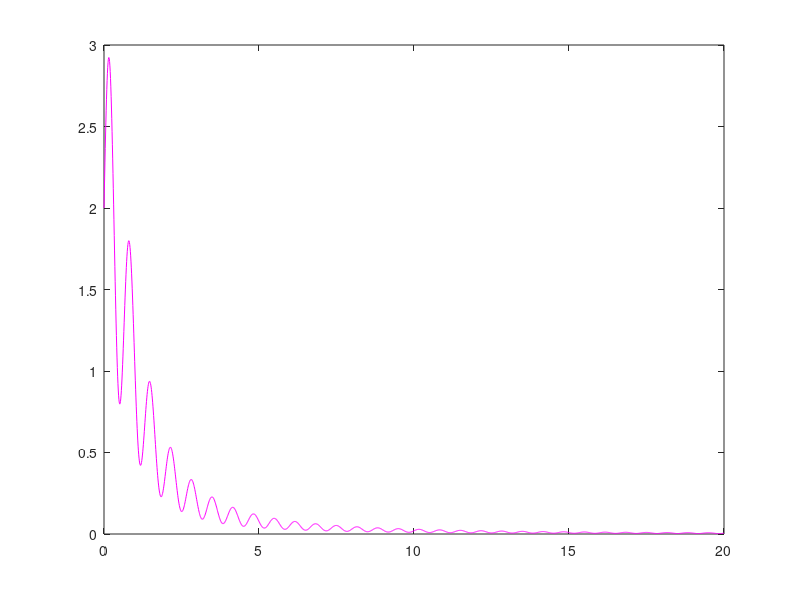

The MATLAB source for this figure: (Note: this script raises an error after producing the figure.)
x=0:0.01:20;
f=(2+sin(3*pi*x))./(1+x.^2);
plot(x,f,'m');

nodes=linspace(0,20,24);
f_nodes=(2+sin(3*pi*nodes))./(1+nodes.^2);

hold on
plot(x,lagrange_324(nodes,f_nodes,x),'b')

